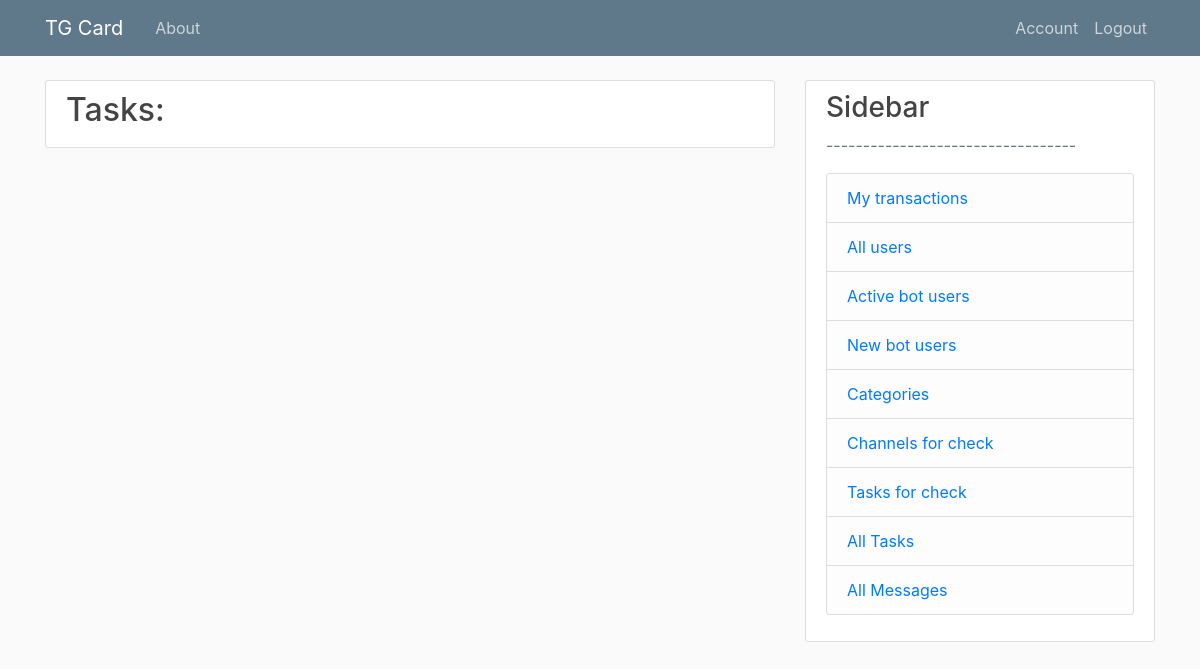
The page /allTasks (signed in) on the database as committed earlier.
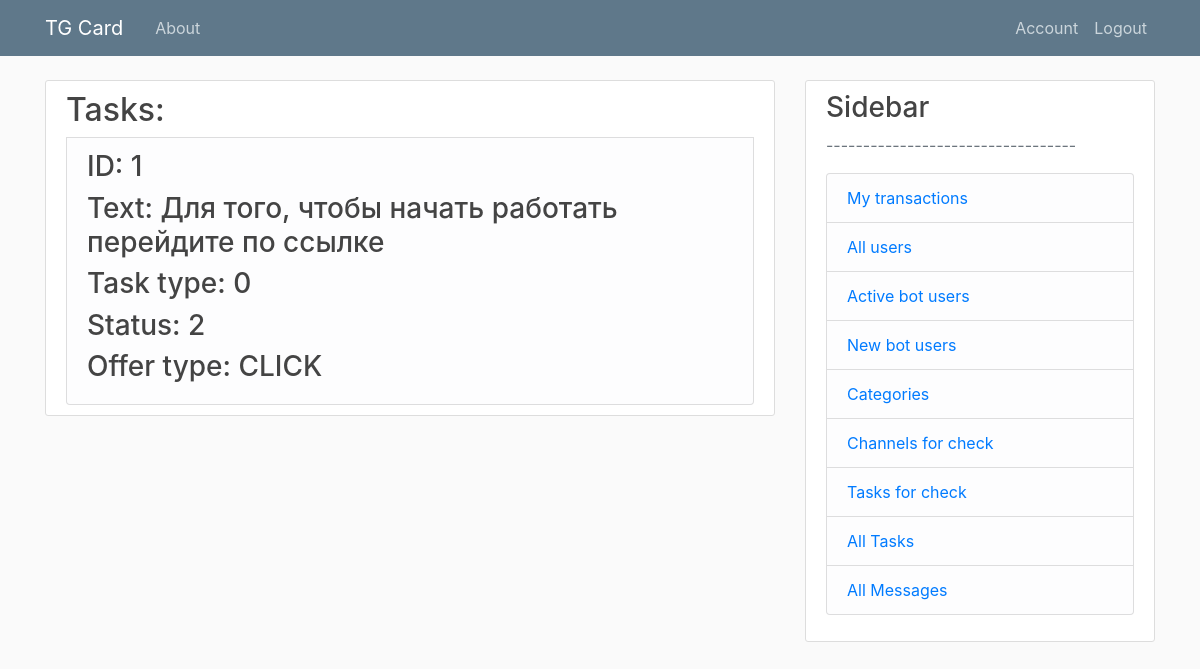
The same page on the database as committed later.
### models.py (models this page shows, shortened)
class Task(db.Model):
    id = db.Column(db.Integer, primary_key=True)
    status = db.Column(db.Integer, index=True, default=0) # new \ approved \ queued \ paused \ inactive
    taskType = db.Column(db.Integer, default=0) # AUTOMATIC \ MANUAL
    previevText = db.Column(db.String, index=True, nullable=False)
    affilId = db.Column(db.Integer, db.ForeignKey('user.id'), nullable=False)
    offerId = db.Column(db.Integer, db.ForeignKey('offer.id'), nullable=False)
    __table_args__=(UniqueConstraint('affilId', 'offerId', name='unique_offer'),)
    message_queues = db.relationship('MessageQueue', backref='task', lazy=True)
    transactions = db.relationship('Transaction', backref='task', lazy=True)

class Offer(db.Model):
    id = db.Column(db.Integer, primary_key=True)
    tgLink = db.Column(db.String, index=True, unique=True, nullable=False)
    offerType = db.Column(db.String, index=True, nullable=False) # click \ subscribe
    price = db.Column(db.Float, index=True, nullable=False)
    status = db.Column(db.Integer, index=True, nullable=False) # active \ inactive
    advertId = db.Column(db.Integer, db.ForeignKey('user.id'), nullable=False)
    tasks = db.relationship('Task', backref='offer', lazy=True)
    categoryListAdv = db.relationship('CategoryListAdv', backref='offer', lazy=True)

### routes.py (the view)
@app.route("/allTasks", methods=['GET', 'POST'])
@login_required
@moderator_access_level()
def allTasks():
    tasks = Task.query.all()
    return render_template('allTasks.html', title='TaskCheck', tasks=tasks)

### models.py (called while the page is built)
@login_manager.user_loader
def load_user(user_id):
    return User.query.get(int(user_id))

### routes.py (called while the page is built)
def moderator_access_level():
    def decorator(f):
        @wraps(f)
        def decorated_function(*args, **kwargs):
            if current_user.role != 'MODERATOR':
                return redirect(url_for('access_error_page'))
            return f(*args, **kwargs)
        return decorated_function
    return decorator

### templates/allTasks.html (shortened to what this page needs)
{% extends "layout.html" %}
{% block content %}
    <div class="content-section">
    <h2>Tasks: </h2>
    {% for task in tasks %}
    <li class="list-group-item list-group-item-light">
                <ul class="list-group">
                    <h3>ID: {{task.id}}</h3>
                    <h3>Text: {{task.previevText}}</h3>
                    <h3>Task type: {{task.taskType}}</h3>
                    <h3>Status: {{task.status}}</h3>
                    <h3>Offer type: {{task.offer.offerType}}</h3>
                </ul>
    </li>
    {% endfor %}
    </div>
{% endblock content %}

Rows that differ between the two databases and show on the page:
added Task: id "1", previevText "Для того, чтобы начать работать перейдите по ссылке", taskType "0", status "2", offer.offerType "CLICK"
